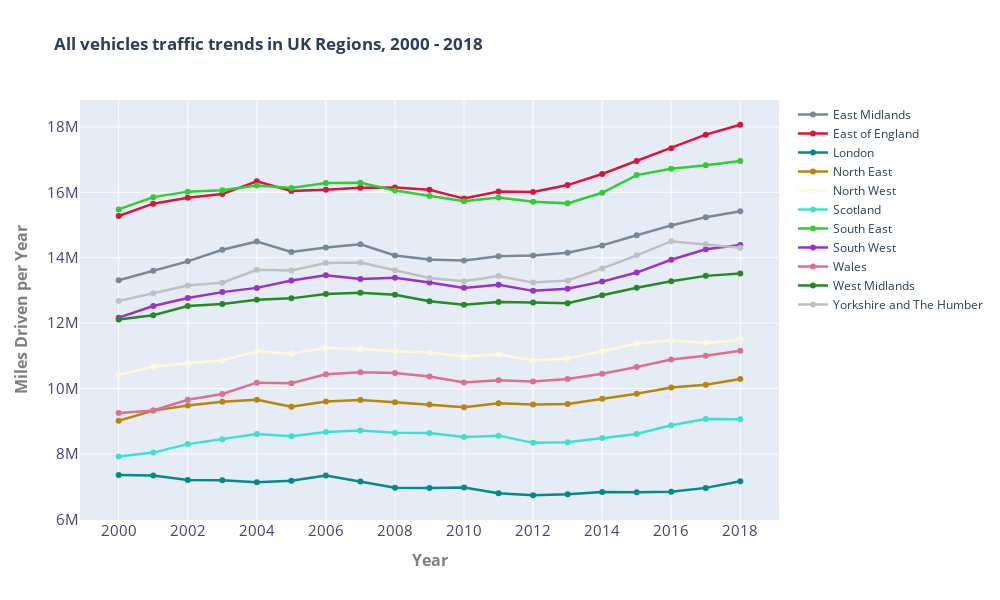

Notebook code cell kept with this figure:
### Markdown cell above
### a. Vehicles traffic flow / trend based on different regions in UK, from 2000 - 2018

### Code cell
### All Vehicles --- UK Regions###
vehicles_traffic_flow(uk_traffic, 'AllVehiclesmiles_driven', 'region_name')
